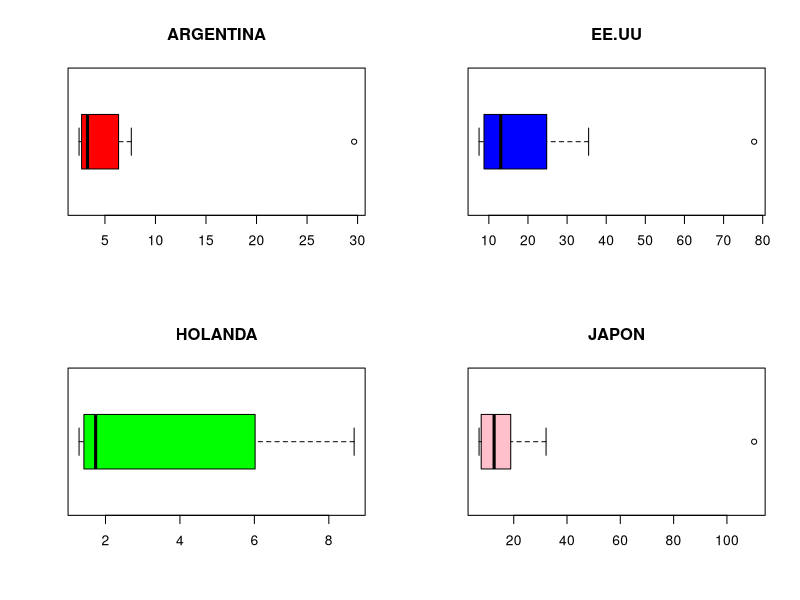

Recreate this plot in R.
## ---- chunk 1


#library(cowplot)
library(ggplot2)
argentina<-c(29.66,7.61,6.35,4.10,3.80,2.75,2.70,2.69,2.51,2.44)
EEUU<-c(77.81,35.50,24.79,20.02,16.70,9.39,9.38,8.76,7.63,7.50)
Holanda<-c(8.68,7.31,6.02,2.64,1.75,1.72,1.51,1.42,1.31,1.29)
Japon<-c(110.21,32.14,18.88,16.38,13.37,11.92,10.71,7.80,7.70,7.00)



par(mfrow = c(2,2))

boxplot(argentina, horizontal = TRUE, main = 'ARGENTINA', col='red')
boxplot(EEUU, horizontal = TRUE,main = 'EE.UU',col='blue')
boxplot(Holanda, horizontal = TRUE,main = 'HOLANDA',col='green')
boxplot(Japon, horizontal = TRUE,main = 'JAPON',col='pink')



## ---- chunk 2
p=0.02
n=180

lambda=n*p
lambda

dpois(181,3.6)

dpois(181,lambda)
## ---- chunk 3
sd=5
media=400

1-pnorm(415,media,sd)
